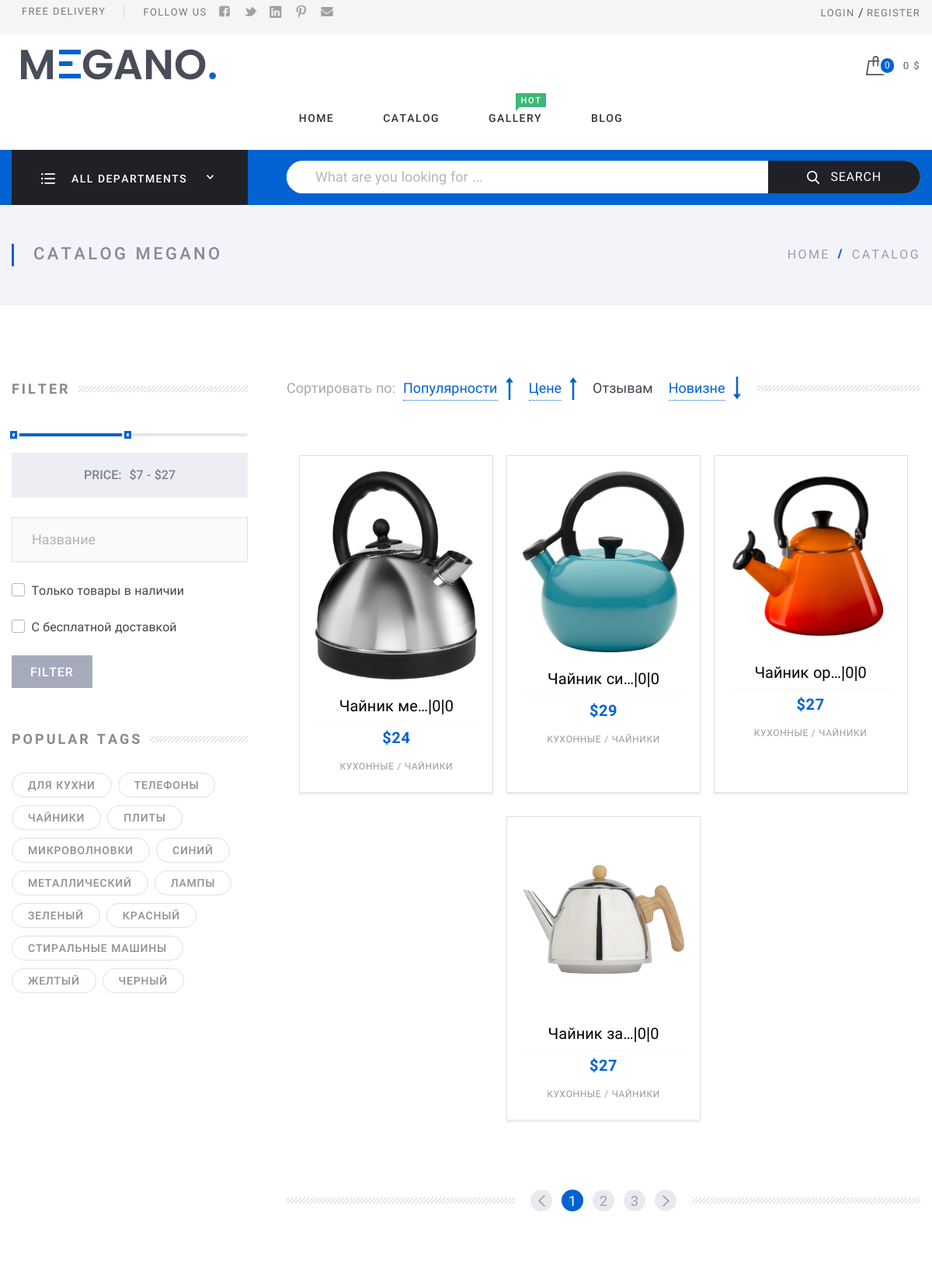
Page /item/category/chajniki/ (upper part) on the earlier database version.
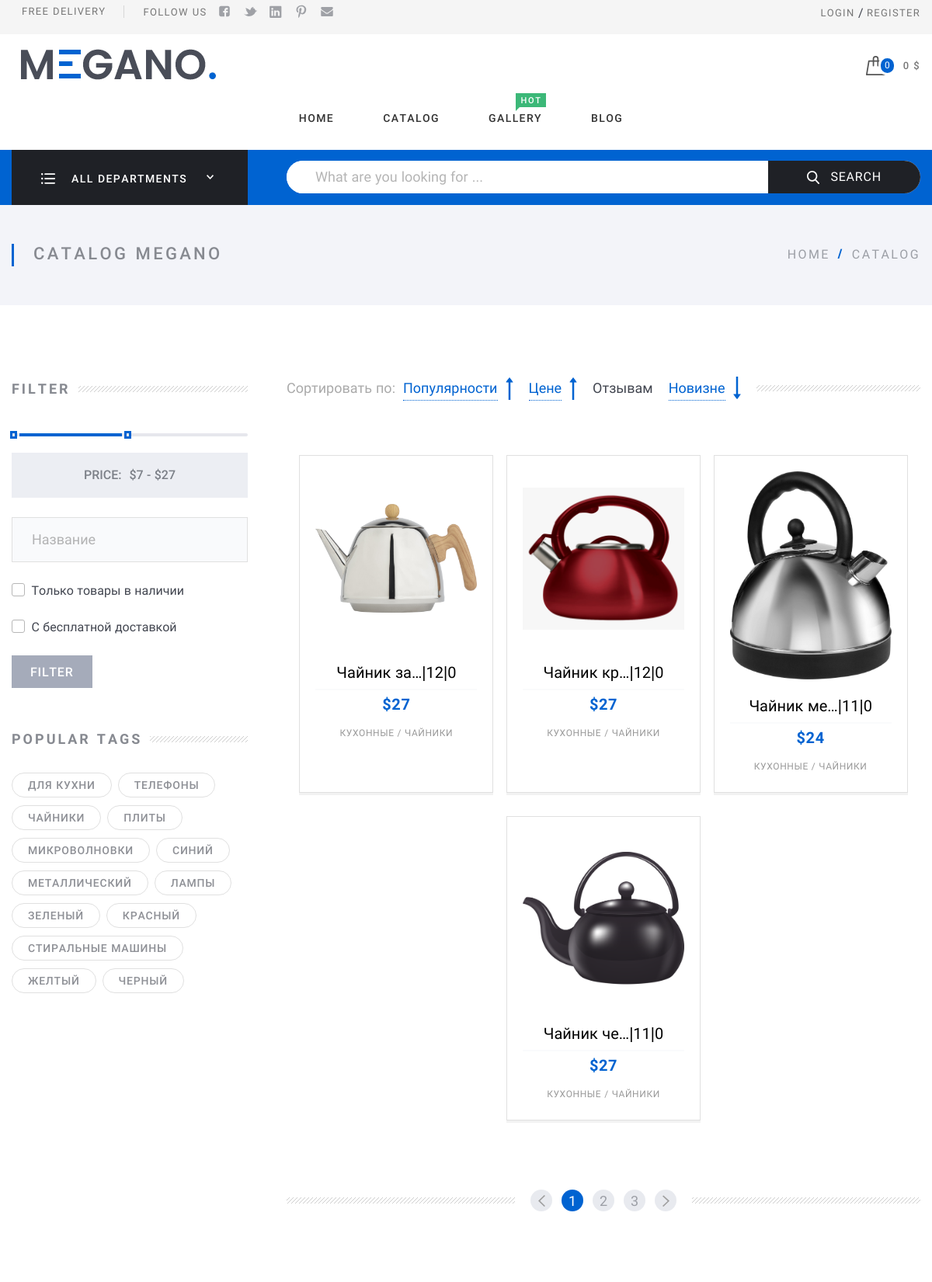
Same page on the later database version.
### app_item/models.py (models this page shows, shortened)
class Tag(models.Model):
    title = models.CharField(max_length=50, unique=True, blank=True, verbose_name='название тега')
    slug = models.SlugField(max_length=50, unique=True)
    is_active = models.BooleanField(default=True, verbose_name='активный')
    objects = models.Manager()
    class Meta:
        db_table = 'app_tags'
        verbose_name = 'тег'
        verbose_name_plural = 'теги'

class Item(models.Model):
    title = models.CharField(max_length=100, db_index=True, verbose_name='название')
    slug = models.SlugField(max_length=100, db_index=True, allow_unicode=True)
    description = models.TextField(null=True, blank=True, verbose_name='описание')
    stock = models.PositiveIntegerField(verbose_name='количество')
    price = models.DecimalField(max_digits=10, decimal_places=0, verbose_name='цена')
    is_available = models.BooleanField(default=False, verbose_name='в наличии')
    limited_edition = models.BooleanField(default=False, verbose_name='ограниченный тираж')
    reviews = models.SmallIntegerField(default=0, verbose_name='просмотры')
    comments = models.SmallIntegerField(default=0, verbose_name='комментарии')
    created = models.DateTimeField(auto_now_add=True, verbose_name='дата создания')
    updated = models.DateTimeField(auto_now_add=True, verbose_name='дата обновления')
    image = models.ImageField(upload_to='item/%Y/%m/%d', null=True, blank=True, verbose_name='изображение')
    category = models.ForeignKey('Category', on_delete=models.CASCADE, null=True, related_name='items',
                                 verbose_name='категория')
    tag = models.ManyToManyField('Tag', max_length=20, blank=True, related_name='item_tags', verbose_name='тег')
    objects = models.Manager()
    available_items = AvailableManager()
    unavailable_items = UnavailableManager()
    class Meta:
        db_table = 'app_items'
        ordering = ['created']
        verbose_name = 'товар'
        verbose_name_plural = 'товары'

class Category(models.Model):
    title = models.CharField(max_length=100, verbose_name='название')
    slug = models.SlugField(max_length=100, db_index=True, allow_unicode=True)
    description = models.TextField(null=True, blank=True, verbose_name='описание')
    image = models.ImageField(upload_to='category', null=True, verbose_name='иконка')
    parent_category = models.ForeignKey('self', related_name='sub_categories',
                                        on_delete=models.SET_NULL, null=True, blank=True)
    item = models.ForeignKey('Item', on_delete=models.CASCADE, related_name='cats')
    objects = models.Manager()
    class Meta:
        db_table = 'app_categories'
        verbose_name = 'категория'
        verbose_name_plural = 'категории'
    def __str__(self):
        return self.title
    def item_count(self):
        return Item.objects.filter(Q(category__parent_category=self) | Q(category=self)).count()

### app_item/views.py (the view)
# urls.py: path('category/<slug:category>/', ItemList.as_view(), name='item_category'),
class ItemList(FilterMixin, TagMixin, ListView):
    model = Item
    template_name = 'app_item/item_list.html'
    context_object_name = 'items'
    queryset = Item.objects.filter(is_available=True).order_by('-reviews')
    extra_context = {'tags': Tag.objects.all()}
    def get(self, request, category=None, tag=None, order_by=None, **kwargs):
        if category:
            category = get_object_or_404(Category, slug=category)
            queryset = self.queryset.filter(category=category.id)
        elif tag:
            tag = get_object_or_404(Tag, slug=tag)
            queryset = self.queryset.filter(tag=tag.id)
        elif order_by:
            queryset = self.queryset.order_by(order_by)
        else:
            queryset = self.queryset
        tags = Tag.objects.all()
        return render(request, 'app_item/item_list.html', context={'items': queryset, 'tags': tags})

### app_cart/context_processors.py (called while the page is built)
def get_cart(request):
    try:
        cart = Cart.objects.get(user=request.user)
        cart_total_sum = cart.get_total_price()
        return {'cart_total_sum': cart_total_sum}
    except:
        return {'cart_total_sum': 0}

def cart(request):
    try:
        cart = Cart.objects.get(user=request.user)
        return {'cart': cart}
    except:
        return {'cart': None}

### app_item/context_processors.py (called while the page is built)
def categories(request):
    return {'categories': Category.objects.all()}

### app_item/templates/app_item/item_list.html (shortened to what the changed rows need)
{% extends 'index.html' %}
{% load static %}
{% block content %}
<div class="Middle Middle_top">
    <div class="Middle-top">
        <div class="wrap">
            <div class="Middle-header">
                <h1 class="Middle-title">Catalog Megano </h1>
            </div>
        </div>
    </div>
    <div class="Section Section_column Section_columnLeft">
        <div class="wrap">
            <div class="Section-column">
                <div class="Section-columnSection">
                    <div class="Section-columnContent">
                        <div class="buttons">
                            {% for tag in tags %}
                            <a class="btn btn_default btn_sm"
                               href="{% url 'app_item:item_tag' tag=tag.slug %}">{{tag.title}}</a>
                            {% endfor %}
                        </div>
                    </div>
                </div>
            </div>
            <div class="Section-content">
                <div class="Cards">
                    {% for item in items %}
                    <div class="{% if forloop.counter < 5 %}Card
                                {% elif forloop.counter < 7 %}Card hide_md
                                {% else %}Card hide_md hide_1450
                                {% endif %}">
                        <a class="Card-picture" href="{% url 'app_item:item_detail' item.pk %}">
                            <img src="{{item.image.url }}" alt="card.jpg"/>
                        </a>
                        <div class="Card-content">
                            <strong class="Card-title">
                                <a href="product.html">{{item.title|truncatechars:10}}|{{item.reviews}}|{{item.comments}}</a>
                            </strong>
                            <div class="Card-description">
                                <div class="Card-cost">
                                    <span class="Card-price">${{item.price}}</span>
                                </div>
                                <div class="Card-category">{% if item.category.parent_category %}
                                    {{item.category.parent_category}} / {{item.category}}
                                    {% else %}{{item.category}}
                                    {% endif %}
                                </div>
                            </div>
                        </div>
                    </div>
                    {% endfor %}
                </div>
            </div>
        </div>
    </div>
</div>
{% endblock %}

Differences in the rows shown:
no longer on this page (row edited): Item: image (picture), title "Чайник си…", reviews "0", comments "0", price "29", category.parent_category "КУХОННЫЕ", category "ЧАЙНИКИ"
no longer on this page (row edited): Item: image (picture), title "Чайник ор…", reviews "0", comments "0", price "27", category.parent_category "КУХОННЫЕ", category "ЧАЙНИКИ"
changed Item "Чайник за…": reviews "0" → "12"; moves up the list
now on this page (row edited): Item: image (picture), title "Чайник кр…", reviews "12", comments "0", price "27", category.parent_category "КУХОННЫЕ", category "ЧАЙНИКИ"
changed Item "Чайник ме…": reviews "0" → "11"
now on this page (row edited): Item: image (picture), title "Чайник че…", reviews "11", comments "0", price "27", category.parent_category "КУХОННЫЕ", category "ЧАЙНИКИ"
